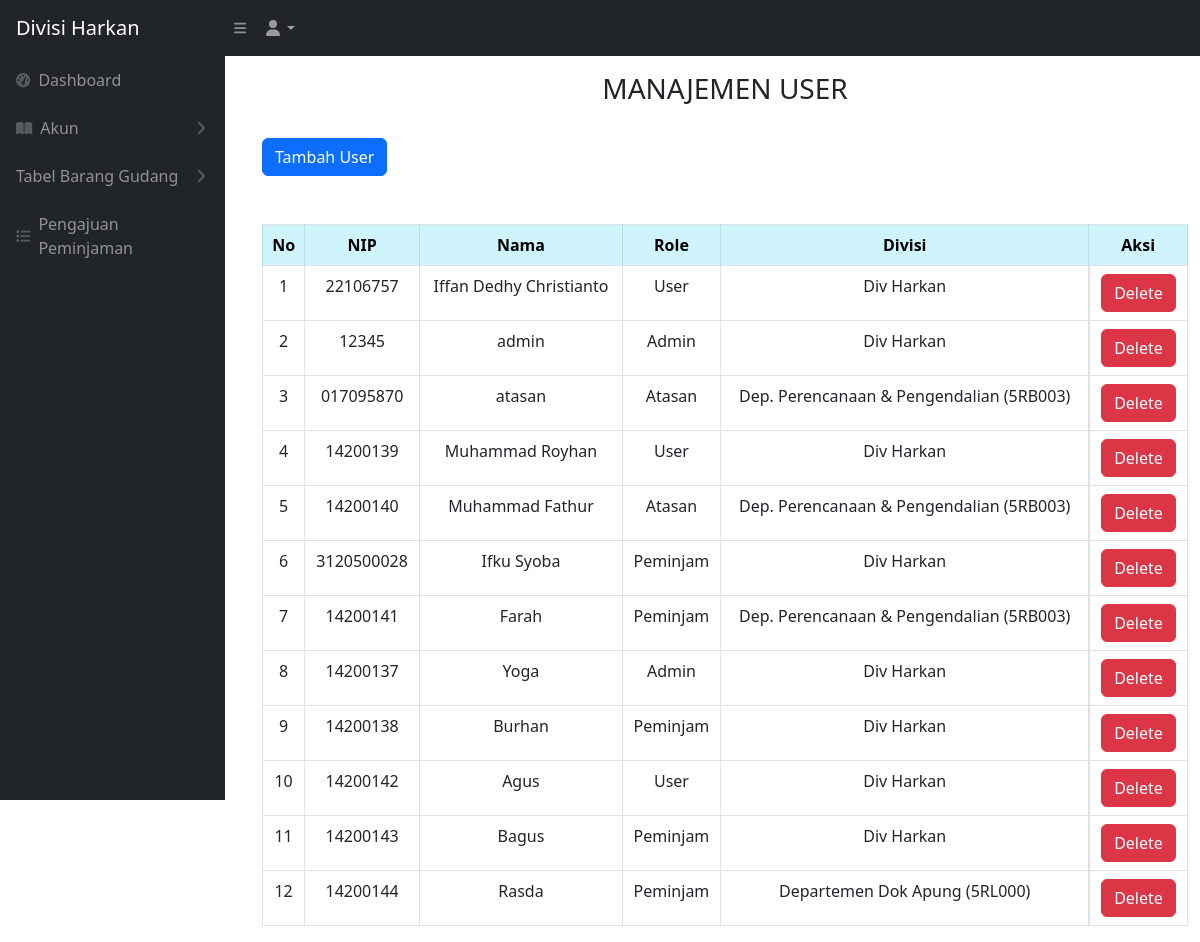
Page /user_manajemen.php (signed in) on the earlier database version.
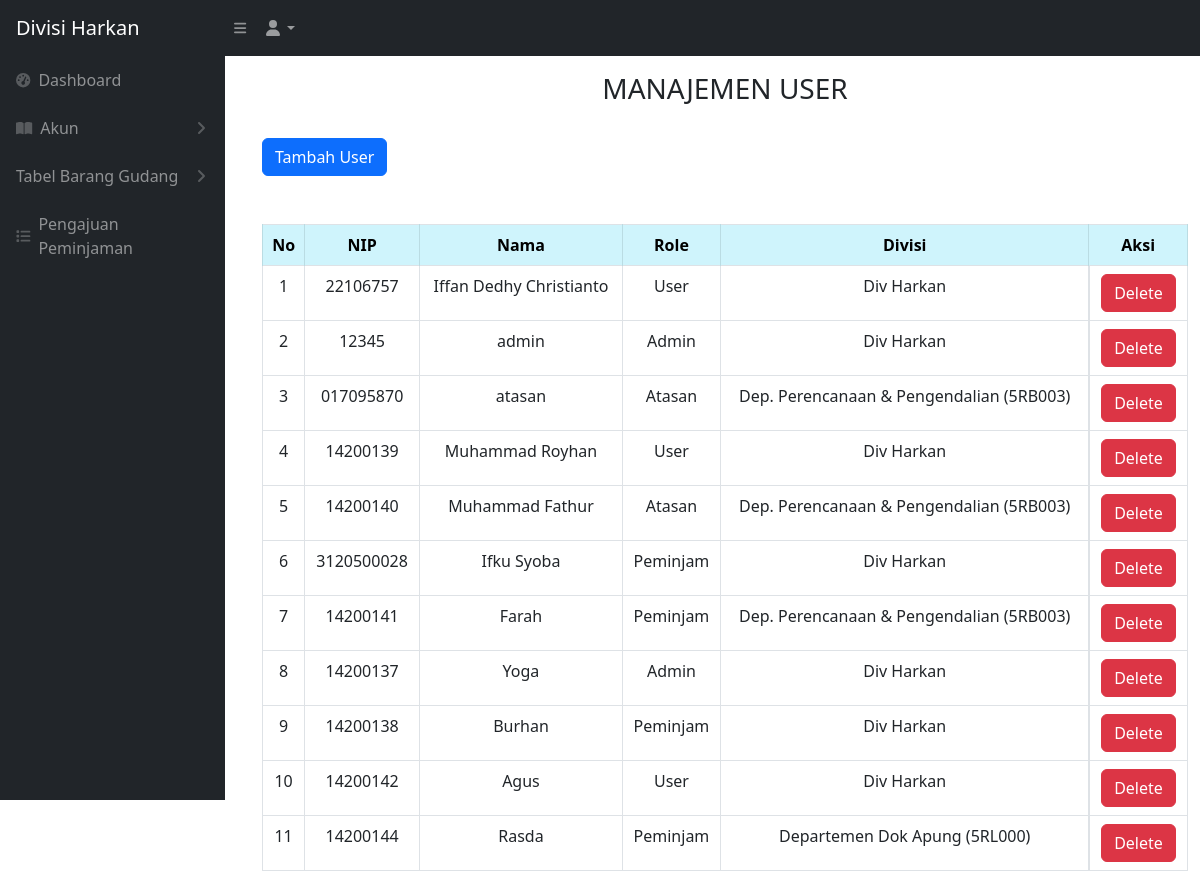
Same page on the later database version.
### tables this page shows
CREATE TABLE `users` (
  `id_user` int(11) NOT NULL,
  `nip_user` varchar(512) NOT NULL,
  `nama_user` varchar(512) NOT NULL,
  `password_user` varchar(512) NOT NULL,
  `divisi_id` int(11) NOT NULL,
  `role_id` int(11) NOT NULL
);

CREATE TABLE `divisi` (
  `iddivisi` int(11) NOT NULL,
  `namadivisi` varchar(200) NOT NULL
);

### user_manajemen.php (the view, shortened to what this page needs)
<!DOCTYPE html>
<html lang="en">
<head>
    <link href="css/styles.css" rel="stylesheet" />
</head>
<?php include 'sidebar.php' ?>
<br>
<br>
<body>
    <main id="main-content" class="<?= isset($_GET['sidebarClosed']) ? '' : 'main-with-sidebar' ?>">
        <div class="container-fluid px-4">
            <h3 class="mt-4 text-center">MANAJEMEN USER</h3>
        </div>
        <br>
        <div class="container -fluid">
            <div class="card-mb-4">
                <button type="button" class="btn btn-primary" data-bs-toggle="modal" data-bs-target="#myModal">
                    Tambah User
                </button>
                <br>
                <br>
                <br>
                <div class="card-body">
                    <div class="table table-responsive">
                        <table class="table table-bordered" id="dataTable" width="100" cellspacing="0">
                            <thead>
                                <tr>
                                    <th class="table-info text-center align-middle">No</th>
                                    <th class="table-info text-center align-middle">NIP</th>
                                    <th class="table-info text-center align-middle">Nama</th>
                                    <th class="table-info text-center align-middle">Role</th>
                                    <th class="table-info text-center align-middle">Divisi</th>
                                    <th class="table-info text-center align-middle">Aksi</th>
                                </tr>
                            </thead>
                            <tbody>
                                <?php
                                require 'controller/koneksi.php';
                                $query = "SELECT nip_user, nama_user, role_id FROM users";
                                $i = 1;
                                $ambilSemuaUser = mysqli_query($conn, $query);
                                while ($data = mysqli_fetch_array($ambilSemuaUser)) {
                                    $nip = $data['nip_user'];
                                    $nama = $data['nama_user'];
                                    $role = $data['role_id'];
                                ?>
                                    <tr>
                                        <td style="text-align: center;"><?= $i++ ?></td>
                                        <td style="text-align: center;"><?= $nip ?></td>
                                        <td style="text-align: center;"><?= $nama ?></td>
                                        <td style="text-align: center;">
                                            <?php
                                            if ($role == 1) {
                                                echo "Admin";
                                            } else if ($role == 2) {
                                                echo "User";
                                            } else if ($role == 3) {
                                                echo "Atasan";
                                            } else if ($role == 4) {
                                                echo "Peminjam";
                                            } else {
                                                echo "User tidak diketahui";
                                            }
                                            ?></td>
                                        <td style="text-align: center;">
                                            <?php
                                            $queryDivisi = "SELECT d.namadivisi FROM divisi d INNER JOIN users u ON d.iddivisi = u.divisi_id WHERE u.nip_user = '$nip'";
                                            $resultDivisi = mysqli_query($conn, $queryDivisi);
                                            if ($resultDivisi && mysqli_num_rows($resultDivisi) > 0) {
                                                $rowDivisi = mysqli_fetch_assoc($resultDivisi);
                                                echo $rowDivisi['namadivisi'];
                                            } else {
                                                echo "Tidak ada data divisi";
                                            }
                                            ?></td>
                                        <td class="text-center-td">
                                            <button type="button" class="btn btn-danger" data-bs-toggle="modal" data-bs-target="#delete<?= $nip; ?>">
                                                Delete
                                            </button>
                                        </td>
                                    </tr>
                                <?php
                                };
                                ?>
                            </tbody>
                        </table>
    </main>
</body>
</html>

Differences in the rows shown:
removed users: nip_user "14200143", nama_user "Bagus", shows "Peminjam", divisi.namadivisi "Div Harkan"
